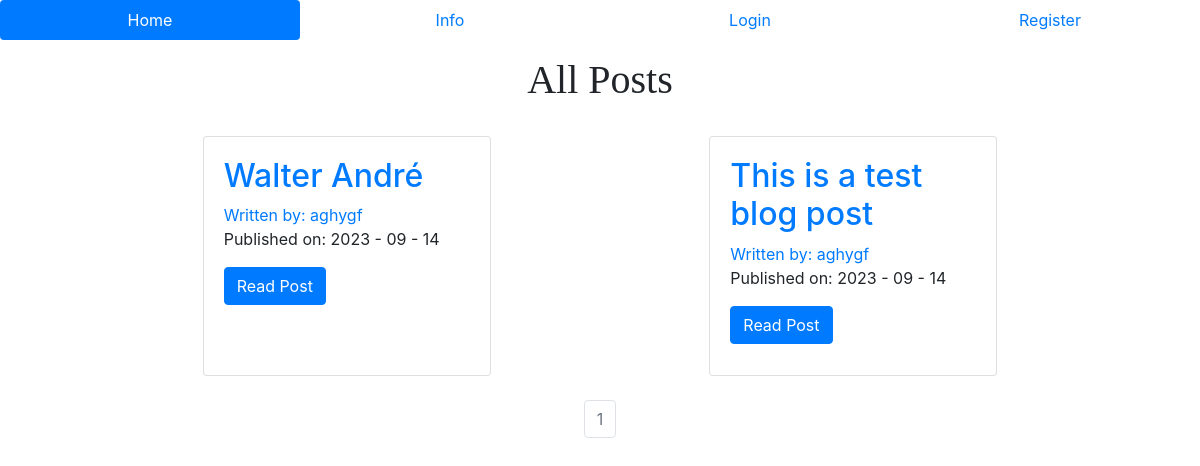
Before: / with the older database file.
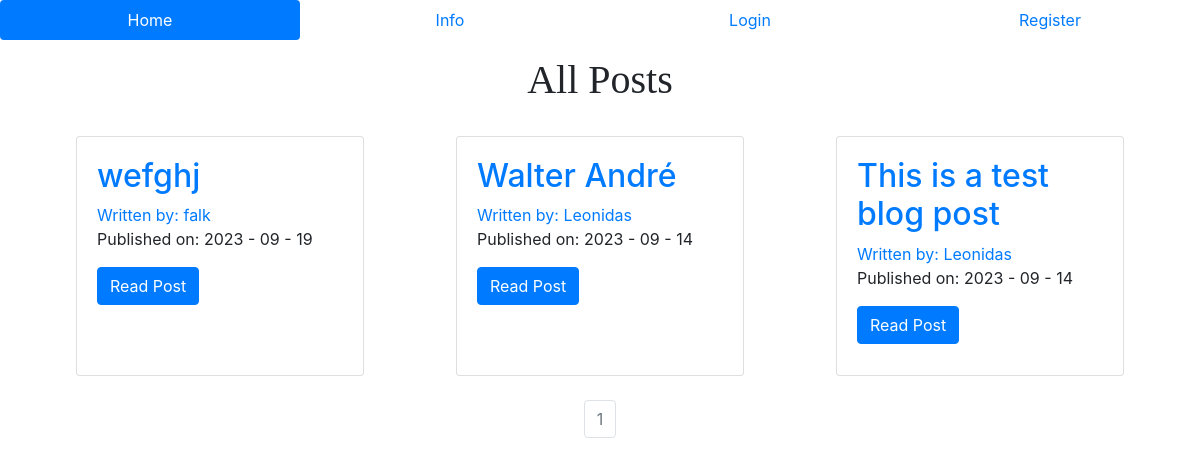
After: the same page with the newer database file.
### companyblog/models.py (models this page shows, shortened)
class BlogPost(db.Model):
    __tablename__ = 'posts'
    users = db.relationship(User)
    id = db.Column(db.Integer, primary_key = True)
    user_id = db.Column(db.Integer, db.ForeignKey('users.id'), nullable=False)
    date = db.Column(db.DateTime, nullable=False, default=datetime.utcnow)
    title = db.Column(db.String(140), nullable = False)
    text = db.Column(db.Text, nullable=False)

class User(db.Model, UserMixin):
    __tablename__ = 'users'
    id = db.Column(db.Integer, primary_key=True)
    profile_pic = db.Column(db.String(20), nullable=False, default='default.png')
    email = db.Column(db.String(64), unique=True, index=True)
    username = db.Column(db.String(64), unique=True, index=True)
    password_hash = db.Column(db.String(128))
    posts = db.relationship('BlogPost', backref='author', lazy=True)

### companyblog/core/views.py (the view)
@core.route('/')
def index():
    page = request.args.get('page', 1, type=int)
    blog_posts = BlogPost.query.order_by(BlogPost.date.desc()).paginate(page=page, per_page=8)
    return render_template('index.html', blog_posts=blog_posts)

### companyblog/templates/index.html (shortened to what this page needs)
<head>
</head>
{% extends "base.html" %}
{% block content %}
<h1 class="page-title">All Posts</h1>
<div class="cardContainer">
    {% for post in blog_posts.items %}
      <div class="card">
        <div class="card-body">
          <h2> <a class="card-title" href="{{url_for('blog_posts.blog_post', blog_post_id=post.id)}}">{{post.title}}</a> </h2>
          <a href="{{url_for('users.user_posts', username=post.author.username)}}">Written by: {{post.author.username}}</a>
          <p>Published on: {{post.date.strftime('%Y - %m - %d')}}</p>
          <a class="btn btn-primary" href="{{url_for('blog_posts.blog_post', blog_post_id=post.id)}}">Read Post</a>
        </div>
      </div>
    {% endfor %}
</div>
    <nav aria-label="..." class="pages">
        <ul class="pagination">
            {% for page_num in blog_posts.iter_pages(left_edge=1, right_edge=2, left_current=1, right_current=2) %}
            {% if blog_posts.page == page_num %}
            <li class="page-item disabled">
                <a class="page-link" href="{{url_for('core.index', page=page_num)}}">{{page_num}}</a>
            </li>
            {% else %}
            <li class="page-item">
                <a class="page-link" href="{{url_for('core.index', page=page_num)}}">{{page_num}}</a>
            </li>
            {% endif %}
            {% endfor %}
        </ul>
    </nav>
{% endblock %}

Changed rows visible on the page:
added BlogPost: title "wefghj", author.username "falk", date "2023 - 09 - 19"
changed through a linked row, BlogPost "Walter André": author.username "aghygf" → "Leonidas"
changed through a linked row, BlogPost "This is a test blog post": author.username "aghygf" → "Leonidas"
